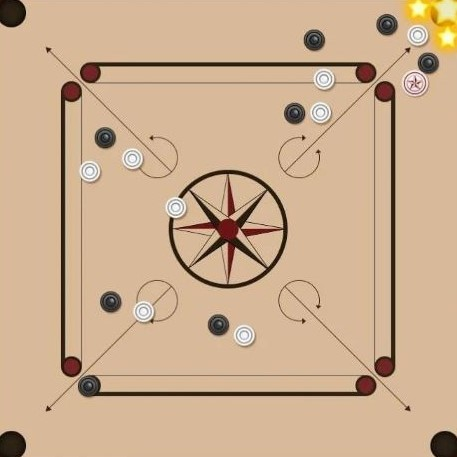
%> input picture Images and Videos/Images/carromboard.jpg, 457 x 457 px
$ octave carrom_Bot.m   (GNU Octave 9; MATLAB toolbox functions it lacks are replaced by stand-ins)
%> lines starting %> are read from the running program, lines starting %| are printed output that depends on the picture; in (x1, y1, x2, y2) boxes, pixels count from 0 and x2, y2 are one past the last pixel; in counts of white or black regions, pixels touching at a corner belong together; the program's own positions count from 1
### src/find_line.m
function [m, c] = find_line(p1, p2);
%defines the parameters of a line using the values of 2 points
%slope by y2-y1/x2-x1
m = (p1(:,2)-p2(:,2))./(p1(:,1)-p2(:,1));

%constant by y1-m*x1
c = p1(:,2)-m.*p1(:,1);
%return the value of the vectors m and c
end

### src/possible_shot.m
function [cordinates possibility] = possible_shot(pot,centers,Smin,Smax,Slevel)

%calculates the cordinates where the lines cross the striking line and
%see whether it can be a feasible shot

p1 = ones(length(centers(:,1)),1)*pot; %point coresponding to the pot
%find parameters of each line
[m c] = find_line(p1, centers);
%calculate the coordinates
X = (Slevel*ones(size(c))-c)./m;
%possible or not
possibility = X>Smin & X<Smax;
cordinates = X;
end

### src/pt_distance.m
function dist = pt_distance(p1, p2)
%calculates the distance between two points
dx = p1(:,1)-p2(:,1);
dy = p1(:,2)-p2(:,2);
dist = sqrt(dx.^2+dy.^2);
end

### src/print_shot.m
function m = print_shot(img, p1, p2)
%prints aline between p1 and p2 on the image given
[m,c] = find_line(p1,p2);
x1 = round(p1(1));
x2 = round(p2(1));
if x1<x2
    Xmax = x2;
    Xmin = x1;
else
    Xmax = x1;
    Xmin = x2;
end
%set all values along the line on the image to be green
for i = Xmin:Xmax
    y = floor(m*i+c);
    img(y,i,1) = 0;
    img(y+1,i,1) = 0;
    img(y,i,2) = 0;
    img(y+1,i,2) = 0;
    img(y,i,3) = 255;
    img(y+1,i,3) = 255;
    if i~=size(img,1)
        img(y,i+1,1) = 0;
        img(y,i+1,2) = 0;
        img(y,i+1,3) = 255;
    end
end
imshow(img)
end

### src/carrom_Bot.m
clear all;
clc;
%PART1
%we load the image convert to gray and find centres and radii of black and
%white coins we show the image and then plot the circles

img = imread('carromboard.jpg');
%> img is the input picture: size 457x457x3 uint8; mean R, G, B 203.4, 173.7, 143.8
gray = rgb2gray(img);
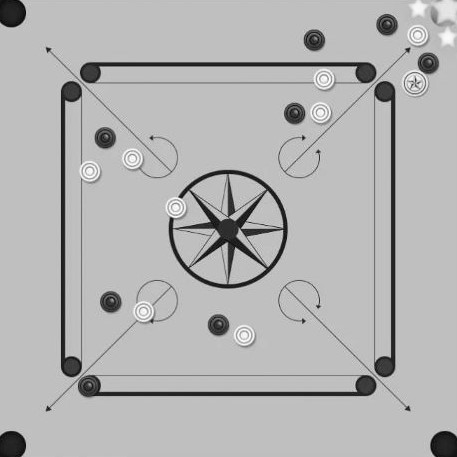
%> gray: size 457x457 uint8; min 4, max 255, mean 179.3
Rmin = 8;
Rmax = 12;
[centers_b, radii_b] = imfindcircles(gray, [Rmin Rmax], 'ObjectPolarity', 'dark', 'Sensitivity', 0.92);
%> centers_b = 27 rows, first 12: [295.2 114.2; 219 325.6; 105.8 138.8; 111.4 302.9; 315 41; 387.7 25.67; 428.9 64.05; 89.44 386.8; 366.6 385.9; 90.86 73.19; 385 367.4; 72 367]; radii_b = 27 values, max 11.68 at index 22, min 8.41 at index 23, mean 10.28
[centers_w, radii_w] = imfindcircles(gray, [Rmin Rmax], 'ObjectPolarity', 'bright', 'Sensitivity', 0.92);
%> centers_w = [176.4 208.1; 324.7 79.51; 321 113; 416.2 83.76; 90.16 172; 418.3 35.76; 144.2 312; 133.1 159.2; 244.5 336]; radii_w = [10.4; 9.66; 10.33; 9.74; 10.42; 10.2; 10.33; 10.33; 10.22]
imshow(img);
hold
viscircles(centers_b, radii_b, 'color', 'b');
viscircles(centers_w, radii_w, 'color', 'r');
'all the circles have been visualized.'
pause;

%defining pots

pot1 = [1 1];
pot2 = [457 1];
pot3 = [457 457];
pot4 = [1 457];

%defining the striker line

S_Xmax = 367;       %Striker X cordinate max
S_Xmin = 89;        %Striker X cordinate min
S_level = 386;      %Striker line's Y cordinate

%calculating the cordinates for the striker position and judging the
%possibility that whether it will be a feasible shot or not
centers1 = [];
cord1 = [];
centers2 = [];
cord2 = [];
%possibility of hitting a black coin in pot1
[cordinates_b1, possibility_b1] = possible_shot(pot1, centers_b, S_Xmin, S_Xmax, (S_level-10));
%> in find_line, `m = (p1(:,2)-p2(:,2))./(p1(:,1)-p2(:,1));`: m = 27 values, max 34.62 at index 19, min 0.0638 at index 6, mean 2.46
%> in find_line, `c = p1(:,2)-m.*p1(:,1);`: c = 27 values, max 0.936 at index 6, min -33.62 at index 19, mean -1.46
%> in possible_shot, `possibility = X>Smin & X<Smax;`: possibility = 27 logical values, 11 true
%> in possible_shot, `cordinates = X;`: cordinates = 27 values, max 5879.4 at index 6, min 11.83 at index 19, mean 1036.1
%> cordinates_b1 has the same summary as cordinates in possible_shot; possibility_b1 = 27 logical values, 11 true
idx1 = find(possibility_b1);
%> idx1 = [2; 3; 4; 9; 15; 17; 18; 20; 21; 24; 25]
for i = 1:length(idx1)
    centers1 = [centers1; centers_b(idx1(i),:)];
    cord1 = [cord1; cordinates_b1(idx1(i))];
end
%> this loop made 11 passes
%> (centers1, cord1) on passes 1 to 4: ([219 325.6], 252.8), ([219 325.6; 105.8 138.8], [252.8; 286.2]), ([219 325.6; 105.8 138.8; 111.4 302.9], [252.8; 286.2; 138.2]), ([219 325.6; 105.8 138.8; 111.4 302.9; 366.6 385.9], [252.8; 286.2; 138.2; 357.2])
%> cord1 on passes 5 to 8: [252.8; 286.2; 138.2; 357.2; 293.9], [252.8; 286.2; 138.2; 357.2; 293.9; 313.3], [252.8; 286.2; 138.2; 357.2; 293.9; 313.3; 318.4], [252.8; 286.2; 138.2; 357.2; 293.9; 313.3; 318.4; 352.1]
%> after the loop, centers1 = [219 325.6; 105.8 138.8; 111.4 302.9; 366.6 385.9; 72.17 92.12; 133 159.5; 176.4 208.2; 14.09 14.98; 90.2 172.1; 245 336.2; 144.8 313.2]
a = i+1;
%> a = 12
%possibility of hitting a white coin in pot1
[cordinates_w1, possibility_w1] = possible_shot(pot1, centers_w, S_Xmin, S_Xmax, (S_level-10));
%> cordinates_w1 = [318.7; 1547; 1072.4; 1882.6; 196.5; 4503; 173.7; 314.1; 273.6]; possibility_w1 = [true; false; false; false; true; false; true; true; true]
idx1 = [idx1; find(possibility_w1)];
%> idx1 = [2; 3; 4; 9; 15; 17; 18; 20; 21; 24; 25; 1; 5; 7; 8; 9]
for i = a:length(idx1)
    centers1 = [centers1; centers_w(idx1(i),:)];
    cord1 = [cord1; cordinates_w1(idx1(i))];
end
%> this loop made 5 passes
%> after the loop, centers1 = 16 rows, first 12: [219 325.6; 105.8 138.8; 111.4 302.9; 366.6 385.9; 72.17 92.12; 133 159.5; 176.4 208.2; 14.09 14.98; 90.2 172.1; 245 336.2; 144.8 313.2; 176.4 208.1]
%possibility of hitting a black coin in pot2
[cordinates_b2, possibility_b2] = possible_shot(pot2, centers_b, S_Xmin, S_Xmax, (S_level-10));
%> cordinates_b2 = 27 values, max 445.6 at index 22, min -11422.2 at index 20, mean -516.4; possibility_b2 = 27 logical values, 6 true
idx2 = find(possibility_b2);
%> idx2 = [2; 7; 8; 13; 16; 24]
for i = 1:length(idx2)
    centers2 = [centers2; centers_b(idx2(i),:)];
    cord2 = [cord2; cordinates_b2(idx2(i))];
end
%> this loop made 6 passes
%> (centers2, cord2) on passes 1 to 5: ([219 325.6], 182.1), ([219 325.6; 428.9 64.05], [182.1; 289.9]), ([219 325.6; 428.9 64.05; 89.44 386.8], [182.1; 289.9; 99.73]), ([219 325.6; 428.9 64.05; 89.44 386.8; 385.2 92], [182.1; 289.9; 99.73; 161]), ([219 325.6; 428.9 64.05; 89.44 386.8; 385.2 92; 415.4 83.68], [182.1; 289.9; 99.73; 161; 268.4])
%> cord2 on pass 6: [182.1; 289.9; 99.73; 161; 268.4; 219.8]
a = i+1;
%> a = 7
%possibility of hitting a white coin in pot2
[cordinates_w2, possibility_w2] = possible_shot(pot2, centers_w, S_Xmin, S_Xmax, (S_level-10));
%> cordinates_w2 = [-51.14; -175; 1.64; 272.3; -347.3; 39.99; 79.88; -310.8; 219.1]; possibility_w2 = [false; false; false; true; false; false; false; false; true]
idx2 = [idx2; find(possibility_w2)];
%> idx2 = [2; 7; 8; 13; 16; 24; 4; 9]
for i = a:length(idx2)
    centers2 = [centers2; centers_w(idx2(i),:)];
    cord2 = [cord2; cordinates_w2(idx2(i))];
end
%> this loop made 2 passes
%> (i, cord2) on passes 1 to 2: (7, [182.1; 289.9; 99.73; 161; 268.4; 219.8; 272.3]), (8, [182.1; 289.9; 99.73; 161; 268.4; 219.8; 272.3; 219.1])
%> after the loop, centers2 = [219 325.6; 428.9 64.05; 89.44 386.8; 385.2 92; 415.4 83.68; 245 336.2; 416.2 83.76; 244.5 336]

'all the possible shots have been calculated. press "enter" to print the best shot.'
pause;
%all the centers for pot 1 in centers1 and indexes in idx1
%all the centers for pot 2 in centers2 and indexes in idx2

%now finding the distance and calc the minimum one
p1 = ones(length(idx1),1)*pot1;
cord1 = [cord1 (S_level*ones(length(idx1),1))];
dist1 = pt_distance(p1,cord1);
%> in pt_distance, `dx = p1(:,1)-p2(:,1);`: dx = [-251.8; -285.2; -137.2; -356.2; -292.9; -312.3; -317.4; -351.1; -195.5; -273; -172.7; -317.7; -195.5; -172.7; -313.1; -272.6]
%> in pt_distance, `dy = p1(:,2)-p2(:,2);`: dy = [-385; -385; -385; -385; -385; -385; -385; -385; -385; -385; -385; -385; -385; -385; -385; -385]
%> in pt_distance, `dist = sqrt(dx.^2+dy.^2);`: dist = [460; 479.1; 408.7; 524.5; 483.7; 495.7; 499; 521.1; 431.8; 471.9; 422; 499.2; 431.8; 422; 496.2; 471.7]
%> dist1 has the same summary as dist in pt_distance
p2 = ones(length(idx2),1)*pot2;
cord2 = [cord2 (S_level*ones(length(idx2),1))];
dist2 = pt_distance(p2,cord2);
%> dist2 = [473.1; 419.7; 525.2; 485.6; 428.7; 452.2; 427; 452.6]

[M1,I1] = min(dist1);
%> M1 = 408.7; I1 = 3
[M2,I2] = min(dist2);
%> M2 = 419.7; I2 = 2
%minimum from pot1 and pot2
if M1<M2
    p= round(cord1(I1,:));
%> p = [138 386]
    m = print_shot(img,pot1,p);
%> in print_shot, `[m,c] = find_line(p1,p2);`: m = 2.81; c = -1.81
%> in print_shot, `x2 = round(p2(1));`: x2 = 138
%> the loop in print_shot, `for i = Xmin:Xmax` made 138 passes
%> y on passes 1 to 12: 1, 3, 6, 9, 12, 15, 17, 20, 23, 26, 29, 31
%> after the loop in print_shot, `for i = Xmin:Xmax`:
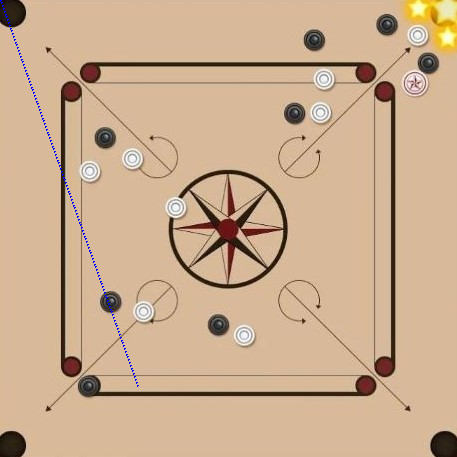
%> img: size 457x457x3 uint8; 0.2% of pixels changed, all inside (x1, y1, x2, y2) = (0, 0, 139, 387)
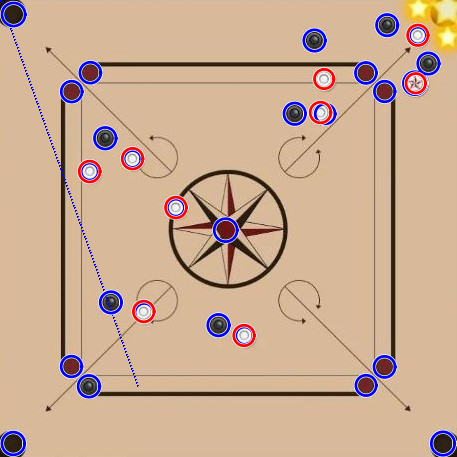
%> figure redrawn from the program's plot data
%> m = 2.81
else
    p = round(cord2(I2,:));
    m = print_shot(img,pot2,p);
end
'coordinates of the striker postion'
p
%> p = [138 386]
'angle from the strikers position taken as anticlock wise from +ve X axis'
180-atand(m)
%> ans = 109.6
